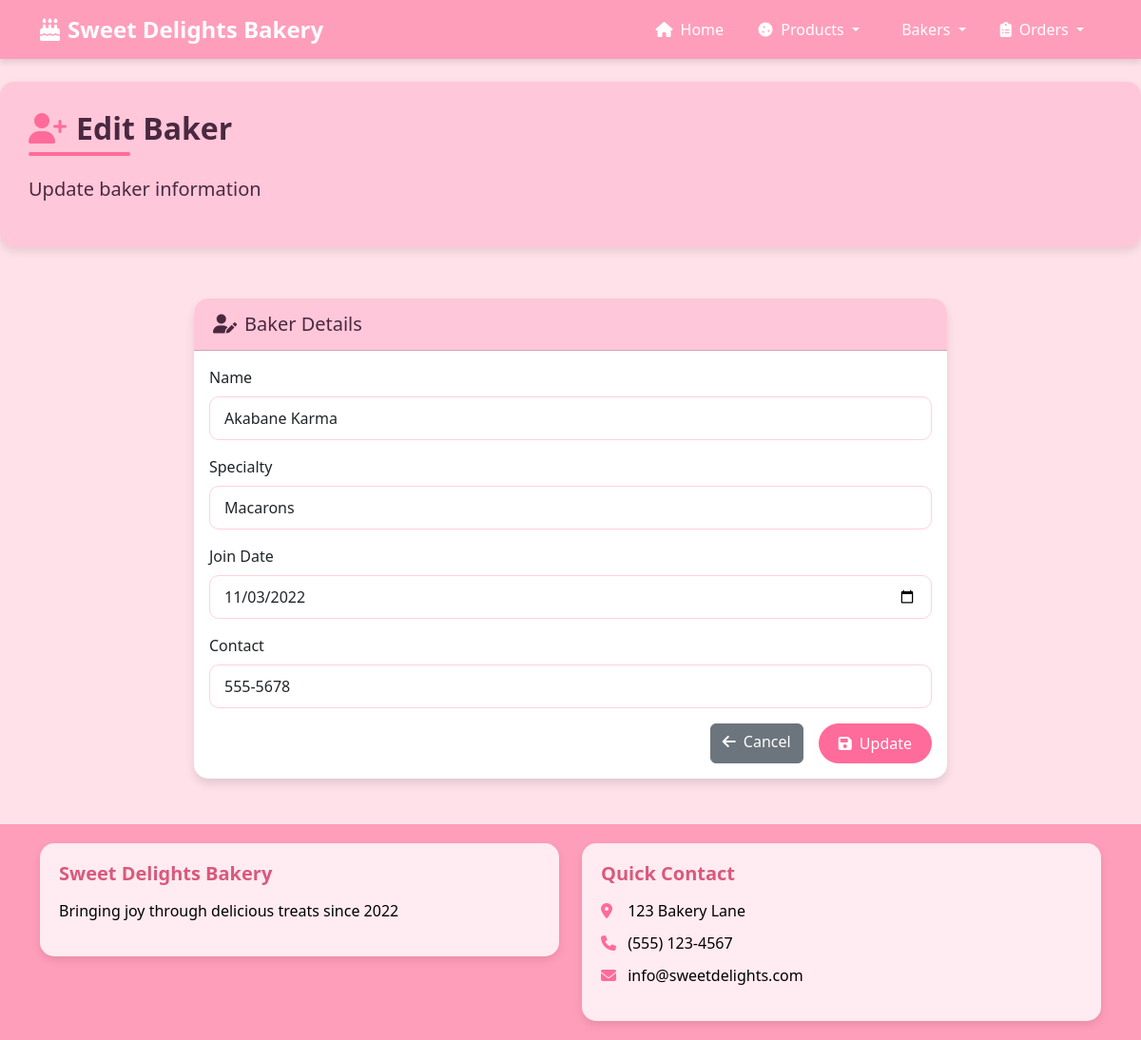
Screenshot of /index.php?page=baker_form&id=2 with the database file from the repository.
### tables this page shows
CREATE TABLE `bakers` (
  `id` int(11) NOT NULL,
  `name` varchar(100) NOT NULL,
  `specialty` varchar(100) DEFAULT NULL,
  `join_date` date DEFAULT NULL,
  `contact` varchar(20) DEFAULT NULL,
  `created_at` timestamp NOT NULL DEFAULT current_timestamp()
);

### viewmodel/BakerViewModel.php (called while the page is built, shortened)
<?php
include_once 'model/Baker.php';
class BakerViewModel
{
    private $connection;
    public function __construct($connection)
    {
        $this->connection = $connection;
    }
    public function getBakerById($id)
    {
        $query = "SELECT * FROM bakers WHERE id = :id";
        $statement = $this->connection->prepare($query);
        $statement->bindParam(':id', $id);
        $statement->execute();
        $row = $statement->fetch(PDO::FETCH_ASSOC);
        if ($row) {
            $baker = new Baker();
            $baker->setId($row['id']);
            $baker->setName($row['name']);
            $baker->setSpecialty($row['specialty']);
            $baker->setJoinDate($row['join_date']);
            $baker->setContact($row['contact']);
            $baker->setCreatedAt($row['created_at']);
            return $baker;
        }
        return null;
    }
}
?>

### model/Baker.php (called while the page is built, shortened)
<?php
class Baker
{
    private $id;
    private $name;
    private $specialty;
    private $join_date;
    private $contact;
    public function getId()
    {
        return $this->id;
    }
    public function getName()
    {
        return $this->name;
    }
    public function getSpecialty()
    {
        return $this->specialty;
    }
    public function getJoinDate()
    {
        return $this->join_date;
    }
    public function getContact()
    {
        return $this->contact;
    }
    public function setId($id)
    {
        $this->id = $id;
    }
    public function setName($name)
    {
        $this->name = $name;
    }
    public function setSpecialty($specialty)
    {
        $this->specialty = $specialty;
    }
    public function setJoinDate($join_date)
    {
        $this->join_date = $join_date;
    }
    public function setContact($contact)
    {
        $this->contact = $contact;
    }
}
?>

### views/baker_form.php (the view)
<div class="row mb-4">
    <div class="col-md-12">
        <div class="dashboard-header">
            <h2 class="page-title"><i class="fas fa-user-plus custom-icon"></i><?php echo isset($baker) ? 'Edit Baker' : 'Add New Baker'; ?></h2>
            <p class="lead"><?php echo isset($baker) ? 'Update baker information' : 'Register a new talented baker'; ?></p>
        </div>
    </div>
</div>
<div class="row">
    <div class="col-md-8 mx-auto">
        <div class="card">
            <div class="card-header">
                <h5 class="mb-0"><i class="fas fa-user-edit me-2"></i>Baker Details</h5>
            </div>
            <div class="card-body">
                <form action="index.php?page=baker_form<?php echo isset($baker) ? '&id=' . $baker->getId() : ''; ?>" method="post">
                    <div class="mb-3">
                        <label for="name" class="form-label">Name</label>
                        <input type="text" class="form-control" id="name" name="name"
                               value="<?php echo isset($baker) ? $baker->getName() : ''; ?>" required>
                    </div>
                    <div class="mb-3">
                        <label for="specialty" class="form-label">Specialty</label>
                        <input type="text" class="form-control" id="specialty" name="specialty"
                               value="<?php echo isset($baker) ? $baker->getSpecialty() : ''; ?>" required>
                    </div>
                    <div class="mb-3">
                        <label for="join_date" class="form-label">Join Date</label>
                        <input type="date" class="form-control" id="join_date" name="join_date"
                               value="<?php echo isset($baker) ? $baker->getJoinDate() : date('Y-m-d'); ?>" required>
                    </div>
                    <div class="mb-3">
                        <label for="contact" class="form-label">Contact</label>
                        <input type="text" class="form-control" id="contact" name="contact"
                               value="<?php echo isset($baker) ? $baker->getContact() : ''; ?>" required>
                    </div>
                    <div class="d-grid gap-2 d-md-flex justify-content-md-end">
                        <a href="index.php?page=baker_list" class="btn btn-secondary me-md-2">
                            <i class="fas fa-arrow-left me-1"></i> Cancel
                        </a>
                        <button type="submit" class="btn btn-primary" name="submit">
                            <i class="fas fa-save me-1"></i> <?php echo isset($baker) ? 'Update' : 'Save'; ?>
                        </button>
                    </div>
                </form>
            </div>
        </div>
    </div>
</div>

### views/template/header.php (style rules this page uses)
:root { --primary-color: #FF9EBB; --secondary-color: #FFC7D9; --accent-color: #FF6B9A; --light-color: #FFE1E9; --dark-color: #D9597C; --text-color: #4A2940; }
body { background-color: var(--light-color); color: var(--text-color); font-family: 'Segoe UI', Tahoma, Geneva, Verdana, sans-serif; }
.card { border: none; border-radius: 15px; box-shadow: 0 6px 10px rgba(0, 0, 0, 0.1); transition: all 0.3s; background-color: white; }
.card-header { background-color: var(--secondary-color); color: var(--text-color); font-weight: bold; border-radius: 15px 15px 0 0 !important; padding: 15px 20px; }
.btn-primary { background-color: var(--accent-color); border-color: var(--accent-color); color: white; font-weight: 500; border-radius: 30px; padding: 8px 20px; transition: all 0.3s; }
.form-control { border-radius: 10px; border: 1px solid #FFD1DC; padding: 10px 15px; }
.page-title { color: var(--text-color); font-weight: bold; margin-bottom: 30px; position: relative; display: inline-block; }
.page-title::after { content: ''; position: absolute; width: 50%; height: 4px; background-color: var(--accent-color); bottom: -10px; left: 0; border-radius: 10px; }
.dashboard-header { background-color: var(--secondary-color); padding: 30px; border-radius: 15px; margin-bottom: 30px; box-shadow: 0 4px 10px rgba(0, 0, 0, 0.1); }
.custom-icon { color: var(--accent-color); margin-right: 10px; }

### rows the page displays
bakers: name "Akabane Karma", specialty "Macarons", join_date "11/03/2022", contact "555-5678"
